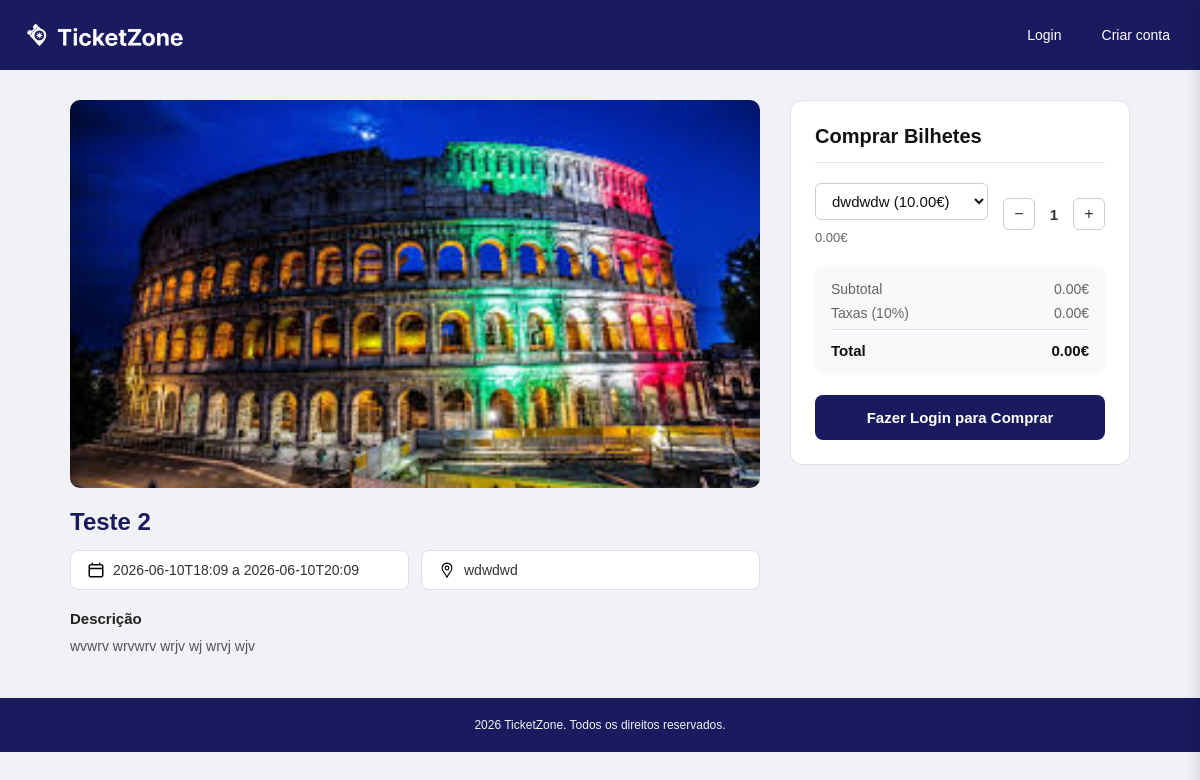
/compra.php?id=3, run on the app's committed database.
### tables this page shows
CREATE TABLE eventos (
        id INTEGER PRIMARY KEY AUTOINCREMENT,
        nome TEXT NOT NULL,
        descricao TEXT,
        data_inicio TEXT NOT NULL,
        data_fim TEXT NOT NULL,
        local TEXT NOT NULL,
        imagem TEXT,
        estado TEXT DEFAULT 'ativo' CHECK(estado IN ('ativo', 'cancelado')),
        id_categoria INTEGER,
        id_admin INTEGER,
        FOREIGN KEY (id_categoria) REFERENCES categorias(id),
        FOREIGN KEY (id_admin) REFERENCES utilizadores(id)
    );

### compra.php (the view, shortened to what this page needs)
<?php
try {
    $pdo = new PDO('sqlite:ticketzone.db');
    $pdo->setAttribute(PDO::ATTR_ERRMODE, PDO::ERRMODE_EXCEPTION);
} catch (PDOException $e) {
    die("Erro de conexão à base de dados: " . $e->getMessage());
}
$id_evento = isset($_GET['id']) ? (int)$_GET['id'] : 0;
$hoje = date('Y-m-d');
$stmt = $pdo->prepare("SELECT * FROM eventos WHERE id = :id_evento AND estado = 'ativo'");
$stmt->execute(['id_evento' => $id_evento]);
$evento = $stmt->fetch(PDO::FETCH_ASSOC);
$stmt_bilhetes = $pdo->prepare("
    SELECT * FROM tipos_bilhete
    WHERE id_evento = :id_evento
      AND qtd_disponivel > 0
      AND data_valido_fim >= :hoje
");
$stmt_bilhetes->execute(['id_evento' => $id_evento, 'hoje' => $hoje]);
$tipos_bilhete = $stmt_bilhetes->fetchAll(PDO::FETCH_ASSOC);
$bilhetes_esgotados = count($tipos_bilhete) === 0;
?>
<!DOCTYPE html>
<html lang="pt">
<head>
    <link rel="stylesheet" href="styles/style.css">
</head>
<body>
    <?php include 'scripts/header.php'; ?>
    <main class="pagina-evento">
        <div class="coluna-esquerda">
            <div class="banner-evento">
                <img src="<?= htmlspecialchars($evento['imagem']) ?>" alt="<?= htmlspecialchars($evento['nome']) ?>">
            </div>
            <div class="detalhes-evento">
                <h2><?= htmlspecialchars($evento['nome']) ?></h2>
                <div class="info-badges">
                    <div class="badge-info">
                        <img src="assets/calendario.svg" alt="Data" class="badge-icone">
                        <span>
                            <?php
                            if (!empty($evento['data_fim']) && $evento['data_fim'] !== $evento['data_inicio']) {
                                echo htmlspecialchars($evento['data_inicio'] . ' a ' . $evento['data_fim']);
                            } else {
                                echo htmlspecialchars($evento['data_inicio']);
                            }
                            ?>
                        </span>
                    </div>
                    <div class="badge-info">
                        <img src="assets/mapa.svg" alt="Local" class="badge-icone">
                        <span><?= htmlspecialchars($evento['local']) ?></span>
                    </div>
                </div>
                <h3>Descrição</h3>
                <p><?= nl2br(htmlspecialchars($evento['descricao'])) ?></p>
            </div>
        </div>
        <div class="coluna-direita">
            <div class="cartao-compra">
                <h3>Comprar Bilhetes</h3>
                <hr class="divisor">
                <?php if ($bilhetes_esgotados): ?>
                    <p style="color: #d9534f; text-align: center; font-weight: bold; padding: 20px 0;">
                        Bilhetes Indisponíveis ou Esgotados para este evento.
                    </p>
                <?php else: ?>
                    <div class="linha-selecao">
                        <div class="info-preco">
                            <select id="seletor-bilhete" class="seletor-bilhete-dropdown" name="id_tipo_bilhete_temp">
                                <?php foreach ($tipos_bilhete as $bilhete): ?>
                                    <option value="<?= $bilhete['id'] ?>" data-preco="<?= $bilhete['preco'] ?>" data-max="<?= $bilhete['qtd_disponivel'] ?>">
                                        <?= htmlspecialchars($bilhete['nome']) ?> (<?= number_format($bilhete['preco'], 2) ?>€)
                                    </option>
                                <?php endforeach; ?>
                            </select>
                            <div class="valor-bilhete" id="display-preco-unitario">0.00€</div>
                        </div>
                        <div class="seletor-quantidade">
                            <button type="button" id="btn-menos">&#8722;</button>
                            <span id="quantidade">1</span>
                            <button type="button" id="btn-mais">&#43;</button>
                        </div>
                    </div>
                    <div class="caixa-resumo">
                        <div class="linha-resumo">
                            <span>Subtotal</span>
                            <span id="subtotal">0.00€</span>
                        </div>
                        <div class="linha-resumo">
                            <span>Taxas (10%)</span>
                            <span id="taxas">0.00€</span>
                        </div>
                        <div class="linha-resumo total-final">
                            <span>Total</span>
                            <span id="total">0.00€</span>
                        </div>
                    </div>
                    <?php if (isset($_SESSION['id_utilizador'])): ?>
                        <form method="POST" action="scripts/carrinho_adicionar.php" id="form-compra">
                            <input type="hidden" name="id_evento_retorno" value="<?= $id_evento ?>">
                            <input type="hidden" name="id_tipo_bilhete" id="input-tipo-escondido" value="">
                            <input type="hidden" name="quantidade" id="input-quantidade-escondido" value="1">
                            <button type="submit" class="btn-pagamento">Adicionar ao Carrinho</button>
                        </form>
                    <?php else: ?>
                        <a href="login.php" class="btn-pagamento" style="display:block; text-align:center; text-decoration:none; box-sizing: border-box;">
                            Fazer Login para Comprar
                        </a>
                    <?php endif; ?>
                <?php endif; ?>
            </div>
        </div>
    </main>
    <footer>
        <p>2026 TicketZone. Todos os direitos reservados.</p>
    </footer>
</body>
</html>

### styles/style.css (style rules this page uses)
* { margin: 0; padding: 0; box-sizing: border-box; }
body { font-family: Arial, Helvetica, sans-serif; background-color: #f0f2f5; color: #333; }
.pagina-evento { display: flex; gap: 30px; max-width: 1100px; margin: 30px auto; padding: 0 20px; align-items: flex-start; }
.coluna-esquerda { flex: 1 1 0; min-width: 0; }
.coluna-direita { width: 340px; flex-shrink: 0; }
.banner-evento img { width: 100%; height: auto; border-radius: 10px; display: block; margin-bottom: 20px; }
.detalhes-evento h2 { color: #1a1a5e; font-size: 24px; font-weight: bold; margin-bottom: 14px; }
.info-badges { display: flex; gap: 12px; margin-bottom: 20px; }
.badge-info { display: flex; align-items: center; gap: 8px; border: 1px solid #dde0ec; border-radius: 8px; padding: 10px 16px; font-size: 14px; color: #333; background-color: white; flex: 1; }
.badge-icone { width: 18px; height: 18px; flex-shrink: 0; }
.detalhes-evento h3 { font-size: 15px; font-weight: bold; color: #222; margin-bottom: 8px; }
.detalhes-evento p { font-size: 14px; line-height: 1.6; color: #555; }
.cartao-compra { background-color: white; border: 1px solid #dde0ec; border-radius: 12px; padding: 24px; }
.cartao-compra h3 { font-size: 20px; font-weight: bold; color: #111; margin-bottom: 14px; }
.divisor { border: none; border-top: 1px solid #e5e7eb; margin-bottom: 20px; }
.linha-selecao { display: flex; justify-content: space-between; align-items: center; margin-bottom: 20px; }
.info-preco .valor-bilhete { color: #666; font-size: 13px; margin-top: 3px; }
.seletor-quantidade { display: flex; align-items: center; gap: 4px; }
.seletor-quantidade button { background-color: white; color: #333; border: 1px solid #ccc; border-radius: 6px; width: 32px; height: 32px; font-size: 16px; cursor: pointer; display: flex; align-items: center; justify-content: center; margin-top: 0; }
.seletor-quantidade span { width: 30px; text-align: center; font-weight: bold; font-size: 15px; }
.caixa-resumo { background-color: #f8f9fb; border-radius: 8px; padding: 16px; margin-bottom: 20px; }
.linha-resumo { display: flex; justify-content: space-between; font-size: 14px; color: #666; margin-bottom: 8px; }
.linha-resumo:last-child { margin-bottom: 0; }
.linha-resumo.total-final { border-top: 1px solid #dde0ec; padding-top: 12px; margin-top: 4px; font-size: 15px; font-weight: bold; color: #111; }
.btn-pagamento { width: 100%; padding: 14px; background-color: #1a1a5e; color: white; border: none; border-radius: 8px; font-size: 15px; font-weight: bold; cursor: pointer; }
footer { text-align: center; padding: 20px; font-size: 12px; color: #f0f2f5; background-color: #1a1a5e; margin-top: 40px; border-top: 1px solid #eee; }
.seletor-bilhete-dropdown { width: 100%; padding: 8px 12px; margin-bottom: 6px; border: 1px solid #ccc; border-radius: 6px; font-size: 15px; font-family: inherit; color: #111; background-color: #fff; outline: none; cursor: pointer; }
#display-preco-unitario { font-size: 13px; color: #666; margin-top: 4px; }
.info-preco { flex: 1; margin-right: 15px; }

### data on the page
eventos: imagem (picture), nome "Teste 2", data_inicio+data_fim "2026-06-10T18:09 a 2026-06-10T20:09", local "wdwdwd", descricao "wvwrv wrvwrv wrjv wj wrvj wjv"

### other printed values
form field id_tipo_bilhete_temp "dwdwdw (10.00€)"
